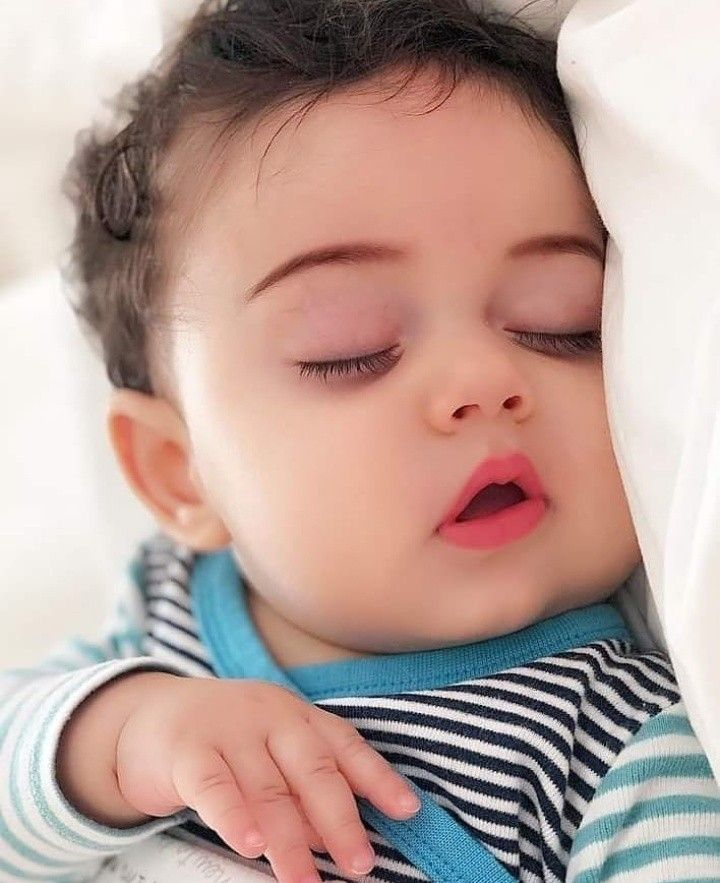
#> input picture Chapter 3 [ resizing and croping ]/baby.jpg, 720 x 883 px
$ python raw.py
#> lines starting #> are read from the running program, lines starting #| are printed output that depends on the picture
import cv2
import numpy as np

img = cv2.imread("baby.jpg")
#> img is the input picture: shape (883, 720, 3); mean B, G, R 151.3, 158.9, 184.5
print(img.shape)
#| (883, 720, 3)
# resizing

imgResize = cv2.resize(img, (300, 200))
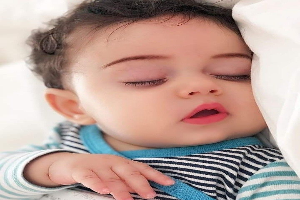
#> imgResize: shape (200, 300, 3); mean B, G, R 151.1, 158.8, 184.4
# crop image
imgCropped = img[0:200, 200:500]
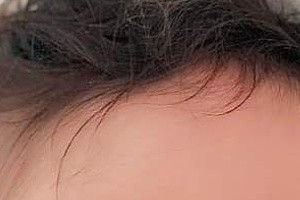
#> imgCropped: shape (200, 300, 3); mean B, G, R 87.9, 98.5, 136.5


cv2.imshow("Image", img)
cv2.imshow("Image That resized", imgResize)
cv2.imshow("Cropped image", imgCropped)


cv2.waitKey(0)
